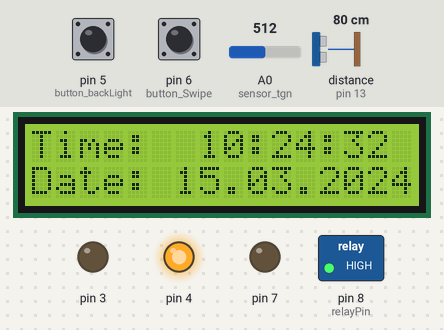
Simulated run of this sketch. Board: Arduino Uno, built with avr-gcc and run on an emulated ATmega328P. Parts: 16×2 character LCD, switched loads named in the sketch (green lamp = pin HIGH), output pins drawn as LEDs (lit = HIGH). Wiring (inferred from the names in the program): ultrasonic range finder: trigger pin 12; echo pin 13. Inputs (shaded band) come from the test bench; at power-on: pin 6 (button_Swipe) HIGH, pin 5 (button_backLight) HIGH, distance to the obstacle (sensor on pin 13) 80 cm, A0 (sensor_tgn) = 512. The echo pulse lasts 58.3 µs per cm; the local clock reads 2024-03-15 10:24:30 at power-on unless the sketch sets it; pins used as bus, display or sensor lines are not drawn; what the sketch prints to the serial monitor is not drawn.

Above: at 3.2 s.
3.3 s: pin 6 (button_Swipe) pulled LOW for 1 s
At 5.4 s:
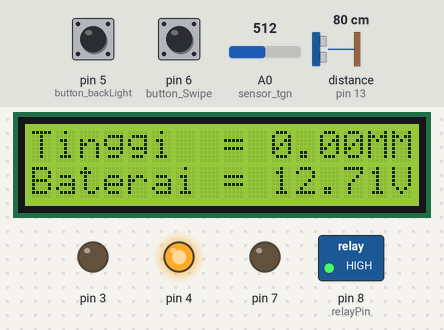
5.8 s: pin 5 (button_backLight) pulled LOW for 3.2 s
At 6.7 s:
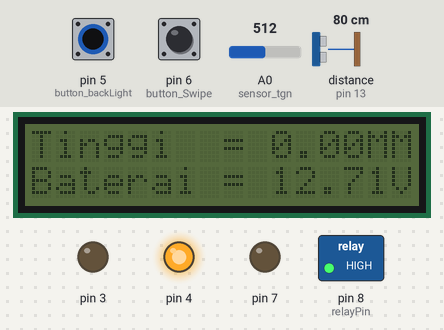
10.5 s: distance to the obstacle (sensor on pin 13) set to 7 cm
At 13.3 s:
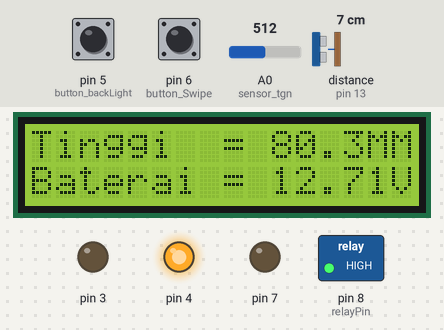
13.6 s: distance to the obstacle (sensor on pin 13) set to 4 cm
At 15.8 s:
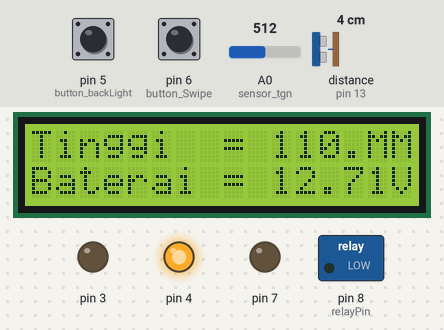
16.1 s: pin 6 (button_Swipe) pulled LOW for 1 s
At 16.6 s:
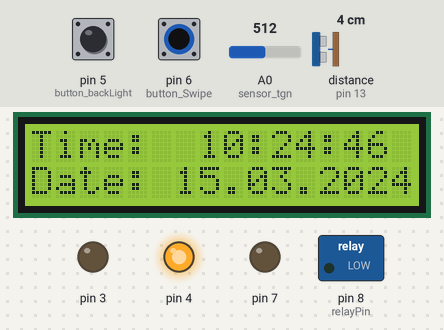
20.2 s: pin 5 (button_backLight) pulled LOW for 3.2 s
At 20.7 s:
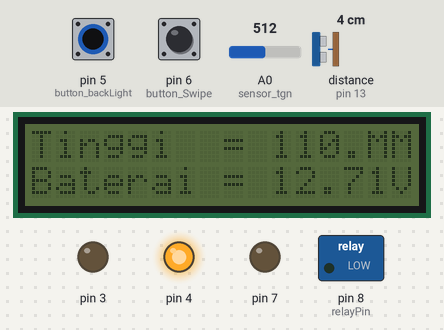
Timing chart, 0 to 23.2 s (numbered marks = the images above; inputs shaded):
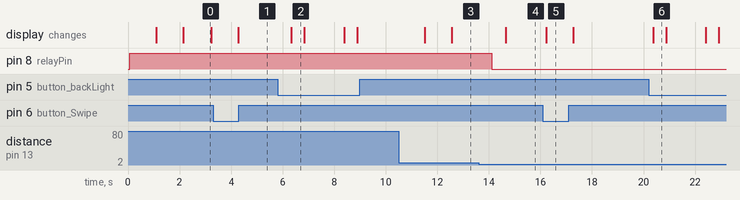

The sketch:

main.ino
```cpp
#include<LiquidCrystal_I2C.h>   //library lcd_i2c
#include <Wire.h>
#include<DS3231.h>              //library RTC

LiquidCrystal_I2C lcd(0x27, 16, 2);                       //alamat lcd i2c
DS3231  rtc(SDA,SCL);
const int trigPin=12;                                  //pin HC-SR04
const int echoPin=13;                                    //pin HC-SR04
long duration;
float jarak, jarak2, jarak3, jarak4;                               //variabel HC-SR04
int button_backLight = 5;
int button_Swipe = 6;

int data1 = 0;
int offset =20;               // set the correction offset value
double voltage;
double voltage1;
int volt;
int statusRelay;
int waktu=0;
////==============koneksi ke internet================
////String ssid ="Rezki23"; // Nama Wi-Fi
////String password="12345678"; // password Wi-Fi
//String data;
//String server ="mhs.ceerduad.com";
////String server ="192.168.43.60";
//String uri ="/masuk/kabira.php";
//byte dat [5];
Time  t;
int jam= 0, menit= 0, detik=0, hari=0, bulan=0, tahun=0;  //variable interger
String day = "  ";        //variable string
long durasiRTC = 0;
long jedaRTC = 1000;
long durasiHCSR04 = 0;
long jedaHCSR04 = 50;
long durasisensor = 0;
long jedasensor = 500;


//--------

int lock =0;
int brush = 0;
int send_true = 0;
char dataString[50] = {0};
int swipe =1;
int klik = 1;
#define relayPin 8
void setup()
{

  lcd.init();
  lcd.backlight();

  uint32_t baud =115200;
  Serial.begin(baud);

  Wire.begin();
  rtc.begin();
  pinMode(button_backLight, INPUT_PULLUP);
  pinMode(button_Swipe, INPUT_PULLUP);
  pinMode(trigPin, OUTPUT);
  pinMode(echoPin, INPUT);
  pinMode(relayPin, OUTPUT);              //relay pin 8

  digitalWrite(relayPin, HIGH);
  delay(1000);

  statusRelay = HIGH;
  pinMode(3, OUTPUT);
  pinMode(4, OUTPUT);
  digitalWrite(4, HIGH);
  pinMode(7, OUTPUT);


  lcd.clear();
  lcd.setCursor(0, 0);
  lcd.print("  OMBROMETER");
  lcd.setCursor(0, 1);
  lcd.print(" OBSERVATORIUM");
  delay(1000);

}

void HCSR04() {  // put your main code here, to run repeatedly:
  digitalWrite(trigPin,LOW);  delayMicroseconds(2);
  digitalWrite(trigPin,HIGH);
  delayMicroseconds(10);
  digitalWrite(trigPin, LOW);
  duration = pulseIn(echoPin, HIGH);
  //jarak  = duration*0.0343/2;   //opsi ke cm
  jarak = duration/58.2;  //dalam bentuk centimeter
  jarak2 = jarak*10;      //dalam milimeter
  jarak3 = jarak2-147.4;  //set ke 0
  jarak4 = jarak3*(-1);
  if (jarak4 < 0){
  jarak4=0;
  }
//  Serial.print("jarak4 = ");
//  Serial.println(jarak4);
 if (swipe ==1){
    lcd.clear();
    lcd.setCursor(0,0);
    lcd.print("Time:  ");
    lcd.print(rtc.getTimeStr());
    lcd.setCursor(0,1);
    lcd.print("Date: ");
    lcd.print(rtc.getDateStr());
  }
}
void RTC_DS3231()
{
  t  =  rtc.getTime(); //  mengambil  semua  data  waktu dari RTC
  day = rtc.getDOWStr();   //mengambil data nama hari
  jam  = t.hour,DEC;        //pengambilan data jam
  menit = t.min,DEC;        //pengambilan data menit
  detik = t.sec,DEC;        //pengambilan data detik
  hari  = t.date,DEC;       //pengambilan data hari
  bulan  =  t.mon,DEC;     //pengambilan  data  bulan (dalam desimal)
  tahun = t.year,DEC;       //pengambilan data tahun
}

void sensor_tgn() {
  volt = analogRead(A0);// read the input
  voltage = map(volt,0,1023, 0, 2500) + offset; // map 0-1023 to 0-2500 and add correction offset
  voltage /=100;// divide by 100 to get the decimal values
  voltage1 = 12.2;// divide by 100 to get the decimal values
//  Serial.print("Voltage: ");
//  Serial.print(voltage);//print the voltage
//  Serial.println("V");
  delay(500);
}


void loop()
{
  //send
//  sprintf(dataString,"%02X",jarak4);
  Serial.println(jarak4);

  //  -------------------rtc
  RTC_DS3231();
  //  ------------ultrasonic

  HCSR04();
//
//  Serial.println(jam);
//  Serial.println(menit);


  if(jam == 7){
    if(brush == 0){
      if(jarak4 > 0){
        digitalWrite(relayPin, LOW);
        lcd.clear();
        lcd.setCursor(0, 0);
        lcd.print("  POMPA HIDUP");
      }
      else{
        digitalWrite(relayPin, HIGH);
        lcd.clear();
        lcd.setCursor(0, 0);
        lcd.print("  POMPA MATI");
        brush = 1;
      }
    }
  }
  else{
     brush = 0; //reset data
  }

  if(jarak4 >=100){//    nyala
    lock =1;
  }
  if(lock == 1){
    digitalWrite(relayPin, LOW);
//    Serial.println("MASUK");

    //reset
    if(jarak4 <= 0)
      lock=0;
  }
  else{
     digitalWrite(relayPin, HIGH);
  }
//---------tegangan
  sensor_tgn();


  if(digitalRead(button_backLight)==LOW && klik ==1){
    lcd.noBacklight();
    klik=2;
    delay(500);
  }
  if(digitalRead(button_backLight)==LOW && klik==2)
  {
    lcd.backlight();
    klik=1;
    delay(500);
  }
  if (swipe ==2){
    lcd.clear();
    lcd.setCursor(0, 0); lcd.print("Tinggi  =");
    lcd.setCursor(10, 0); lcd.print(jarak4);
    lcd.setCursor(14, 0);lcd.print("MM");
    lcd.setCursor(0, 1);lcd.print("Baterai =");
    lcd.setCursor(10, 1);lcd.print(voltage);
    lcd.setCursor(15, 1);lcd.print("V");
    delay(500);
  }

  if (digitalRead(button_Swipe)== LOW &&  swipe ==2) swipe=1;
  else if (digitalRead(button_Swipe)== LOW &&  swipe ==1) swipe=2;


}
```

Measured:
- the behaviour switches between 6 and 5 cm on distance to the obstacle (sensor on pin 13) (found by bisection; images 3 and 4)
- after the input at 3.3 s, the display: changes after 0.98 s (image 1)
- after the input at 5.8 s, the display: changes after 0.54 s (image 2)
- after the input at 10.5 s, the display: first changes after 1.0 s (image 3 shows a later state)
- after the input at 13.6 s, pin 8 (relayPin): HIGH → LOW after 0.51 s; the display: changes after 1.0 s (image 4)
- after the input at 16.1 s, the display: changes after 0.13 s (image 5)
- after the input at 20.2 s, the display: changes after 0.17 s (image 6)
